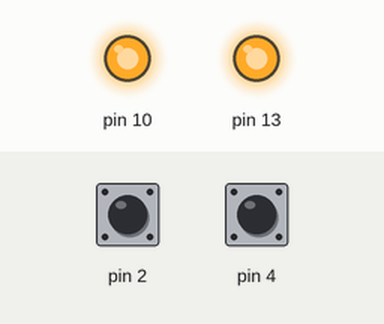
Recording of a sketch running on a simulated Arduino Uno, built with avr-gcc and run on an emulated ATmega328P. Shown: output pins drawn as LEDs (lit = HIGH). Inputs (shaded band) come from the test bench; at power-on: pin 2 HIGH, pin 4 HIGH.

Above: at 1.2 s.
1.3 s: pin 2 pulled LOW for 0.15 s
At 1.37 s:
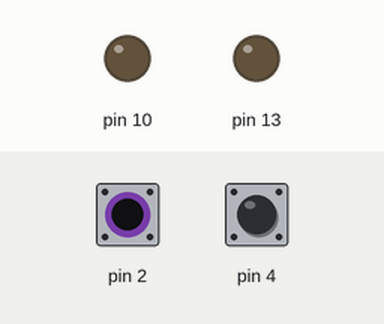
2.9 s: pin 2 pulled LOW for 3.2 s
At 6.9 s:
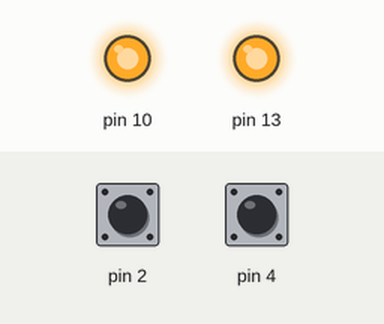
7.6 s: pin 4 pulled LOW for 3.2 s
At 8.0 s:
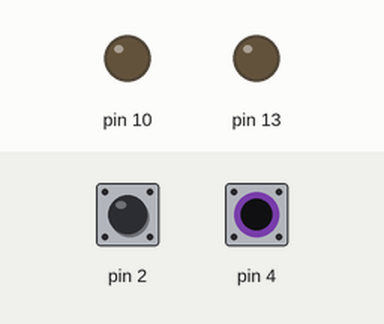
Timing chart, 0 to 12.3 s (numbered marks = the images above; inputs shaded):
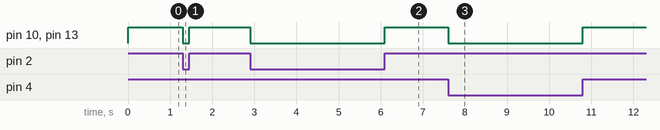

The sketch:

tarea2.2-2.ino
```cpp
/*
  Tarea 2.2-2

  Similar a la Tarea 2.2-1, pero que si AMBOS pin 2 y 4 esten en alto se apaguen los pines 10 y 13,
  cuando esten en bajo se enciendan ambos pines

  NOTA:
  HIGH cuando no está presionado
  LOW cuando está presionado
*/

void setup() {
  Serial.begin(9600);
  pinMode(2, INPUT_PULLUP);
  pinMode(4, INPUT_PULLUP);
  pinMode(10, OUTPUT);
  pinMode(13, OUTPUT);
}

void loop() {
  int sensorVal1 = digitalRead(2);
  int sensorVal2 = digitalRead(4);

  if (sensorVal1 == HIGH && sensorVal2 == HIGH) {
    digitalWrite(10, HIGH);
    digitalWrite(13, HIGH);
  } else {
    digitalWrite(10, LOW);
    digitalWrite(13, LOW);
  }

}
```

Measured:
- after the input at 1.3 s, pin 10, pin 13: HIGH → LOW at once, → HIGH 0.15 s later
- after the input at 2.9 s, pin 10, pin 13: HIGH → LOW at once, → HIGH 3.2 s later
- after the input at 7.6 s, pin 10, pin 13: HIGH → LOW at once, → HIGH 3.2 s later
